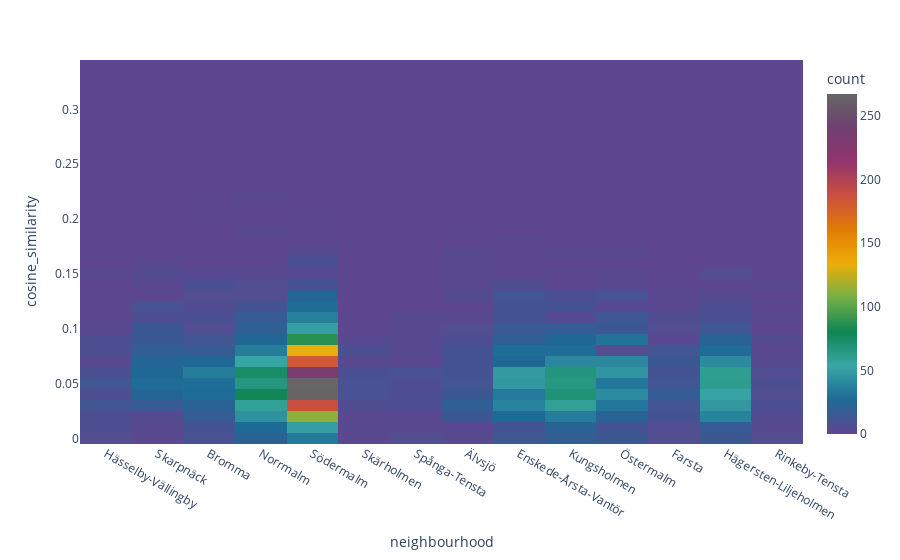

Write notebook code for a chart like this one.
### Code cell
# plot the average cosine similary
px.density_heatmap(cosine_sim_by_neighbourhood,
           x='neighbourhood', y='cosine_similarity',
           color_continuous_scale=PALETTE)

### Figure 1 — Plotly figure (JSON) as saved in the notebook; plotly's stock layout.template omitted (floating-point values rounded to 4 significant figures; data arrays with more than 128 entries replaced by an {"elided": "..."} marker saying what was removed)
{"data": [{"coloraxis": "coloraxis", "hovertemplate": "neighbourhood=%{x}<br>cosine_similarity=%{y}<br>count=%{z}<extra></extra>", "name": "", "type": "histogram2d", "x": {"elided": "4754 str values"}, "xaxis": "x", "xbingroup": "x", "y": {"elided": "4754 float values"}, "yaxis": "y", "ybingroup": "y"}], "layout": {"coloraxis": {"colorbar": {"title": {"text": "count"}}, "colorscale": [[0, "rgb(95, 70, 144)"], [0.1, "rgb(29, 105, 150)"], [0.2, "rgb(56, 166, 165)"], [0.3, "rgb(15, 133, 84)"], [0.4, "rgb(115, 175, 72)"], [0.5, "rgb(237, 173, 8)"], [0.6, "rgb(225, 124, 5)"], [0.7, "rgb(204, 80, 62)"], [0.8, "rgb(148, 52, 110)"], [0.9, "rgb(111, 64, 112)"], [1, "rgb(102, 102, 102)"]]}, "legend": {"tracegroupgap": 0}, "margin": {"t": 60}, "xaxis": {"anchor": "y", "domain": [0, 1], "title": {"text": "neighbourhood"}}, "yaxis": {"anchor": "x", "domain": [0, 1], "title": {"text": "cosine_similarity"}}}}
